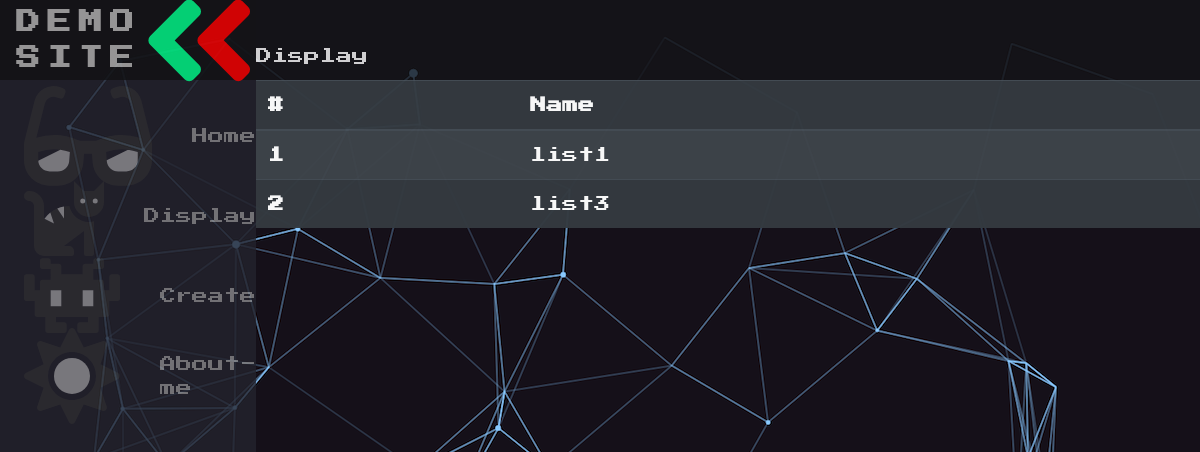
Before: /display/ (signed in) with the older database file.
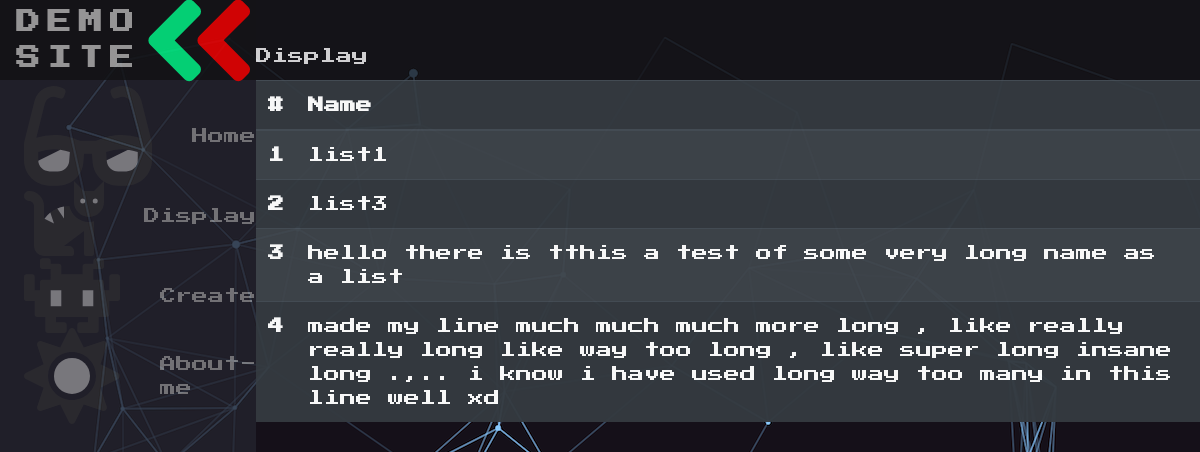
After: the same page with the newer database file.
### main/models.py (models this page shows, shortened)
class ToDoList(models.Model):
    user = models.ForeignKey(User,on_delete=models.CASCADE,related_name="todolist",null=True)
    name=models.CharField(max_length=200)

### main/views.py (the view)
# urls.py: path("display/",views.display,name="displayList"),
def display(response):
    todolist = models.ToDoList.objects.raw(f"SELECT *,row_number() OVER(ORDER BY Id) AS ROWNUM FROM main_todolist where user_id={response.user.id}")
    return render(response,"main/display.html",{"data":todolist})

### main/templates/main/display.html (shortened to what this page needs)
{% extends 'main/base.html' %}
{%block mainHeading%}
<label>
    <span class="navbar-text custom-white-text unselectable">Display</span>
</label>
{%endblock%}
{%block content%}
        <table
        class="table table-hover table-striped table-dark custom-display-table"
        id="display-table"
        >
        <thead>
            <tr>
                <th scope="col" class="unselectable">#</th>
                <th scope="col" class="unselectable">Name</th>
            </tr>
        </thead>
            <tbody class="display-table-body">
            {%for i in data%}
                <tr data-toggle="collapse" data-target=".dataid{{i.id}}" data-display-table-id={{i.id}}>
                    <th scope="row" class="unselectable">{{i.ROWNUM}}</td>
                    <td >{{i.name}}</td>
                </tr>
            {%endfor%}
            </tbody>
        </table>
{%endblock%}

### main/templates/main/base.html (shortened to what this page needs)
{% load static %}
<!doctype html>
<html lang="en">
    <head>
        <link rel="stylesheet" href="https://cdn.jsdelivr.net/npm/bootstrap@4.3.1/dist/css/bootstrap.min.css">
        <link rel="stylesheet" href="{% static 'main/style.css'%}?5">
    </head>
    <body>
        <nav class="customSide-navbar" style="padding-left: 0px;padding-top: 0px;padding-right: 0px;padding-bottom: 0px;">
            <ul class="customSide-navbar-nav" >
                <li class="customSide-logo" >
                    <div class="customSide-nav-link-logo">
                        <span class="customSide-link-text">Demo Site</span>
                    </div>
                </li>
                <li class="customSide-nav-item">
                    <a href="/" class="customSide-nav-link">
                        <span class="customSide-link-text">Home</span>
                    </a>
                </li>
                <li class="customSide-nav-item">
                    <a href="/display" class="customSide-nav-link">
                        <span class="customSide-link-text">Display</span>
                    </a>
                </li>
                <li class="customSide-nav-item">
                    <a href="/create" class="customSide-nav-link">
                        <span class="customSide-link-text">Create</span>
                    </a>
                </li>
                <li class="customSide-nav-item">
                    <a href="/about-me" class="customSide-nav-link">
                        <span class="customSide-link-text">About-me</span>
                    </a>
                </li>
            </ul>
        </nav>
        <nav class="navbar navbar-light topbar">
              {%block mainHeading%}{%endblock%}
        </nav>
        <div id="content" name="main_content" class="custom-main">
                      {% if user.is_authenticated %}
                      {%block content%}{%endblock%}
                      {%else%}
                        {%block notloggedin%}
                          <h3>You are not logged-in.<h3>
                          <p>Dont't have an account?<a href="/register">Create one</a></p>
                        {%endblock%}
                      {% endif %}
        </div>
    </body>
</html>

### main/static/main/style.css (style rules this page uses)
:root { font-size: 16px; --text-primary: #b6b6b6; --text-secondary: #ececec; --bg-primary: #23232e; --bg-secondary: #141418; --transition-speed:600ms; }
.unselectable { -webkit-touch-callout: none; -webkit-user-select: none; -khtml-user-select: none; -moz-user-select: none; -ms-user-select: none; user-select: none; }
body { font-family: 'Press Start 2P', cursive; overflow-x:hidden; color:#85C3F9; background-image: url("background1.png"); background-color: rgb(81, 146, 225); margin:0; padding:0; }
.customSide-navbar { display:block; position: fixed; z-index:3; background-color: var(--bg-primary); transition: 200ms ease; }
.customSide-navbar-nav { list-style: none; padding:0; margin:0; display: flex; flex-direction: column; align-items:center; }
.customSide-nav-item { width:100%; }
.customSide-nav-item:last-child { margin-top: auto; }
.customSide-nav-link { display:flex; align-items:center; height: 5rem; color: var(--text-primary); text-decoration: none; filter: grayscale(100%) opacity(0.7); transition: var(--transition-speed); }
.customSide-nav-link-logo { display:flex; align-items:center; height: 5rem; color: var(--text-primary); text-decoration: none; filter: grayscale(100%) opacity(0.7); transition: var(--transition-speed); }
.customSide-link-text { display:none; margin-left:1rem; }
.customSide-nav-link svg { min-width:2rem; margin:0 1.5rem; }
.customSide-logo { font-weight: bold; text-transform:uppercase; margin-bottom: 1rem; text-align: center; color: var(--text-secondary); background:var(--bg-secondary); font-size:1.5rem; letter-spacing: 0.3ch; width: 100%; }
.customSide-logo svg { transform:rotate(0deg); transition:transform var(--transition-speed); }
.display-table-body { cursor:pointer; }
.custom-display-table { opacity: 0.97; }
.custom-white-text { color:white !important; }
.navbar-text { text-overflow: ellipsis; overflow: hidden; white-space: nowrap; left:0; margin-right: 8rem; width: 75%; position: fixed; }
@media only screen and (min-width:600px) { .topbar { height: 5rem; background-color: var(--bg-secondary); opacity: 0.8; } }
@media only screen and (min-width:600px) { .navbar-text { margin-left: 5rem; } }
@media only screen and (min-width:600px) { .customSide-navbar { top:0; width: 5rem; height:100vh; opacity: 0.8; } }
@media only screen and (min-width:600px) { .custom-main { margin-left:5rem; } }

Changed rows visible on the page:
added ToDoList: ROWNUM "3", name "hello there is tthis a test of some very long name as a list"
added ToDoList: ROWNUM "4", name "made my line much much much more long , like really really long like way too long , like super long insane long .,.. i know i have used long way too many in this line well xd"
